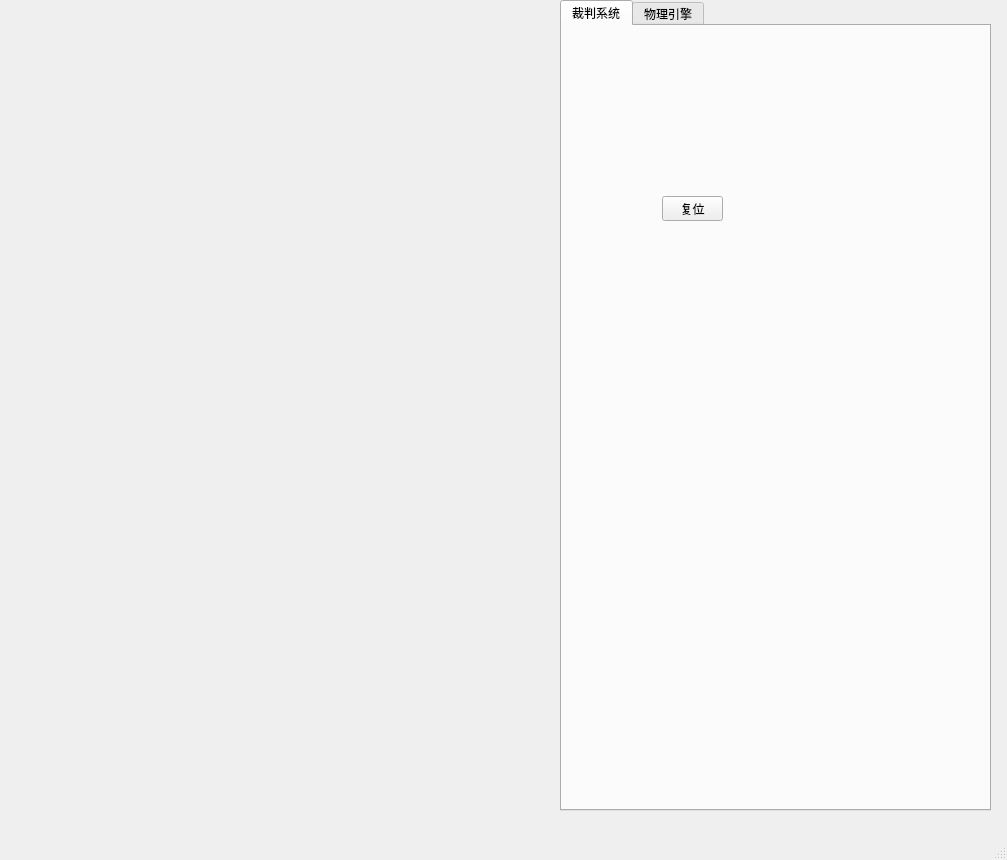
<?xml version="1.0" encoding="UTF-8"?>
<ui version="4.0">
 <class>MainWindowDesign</class>
 <widget class="QMainWindow" name="MainWindowDesign">
  <property name="geometry">
   <rect>
    <x>0</x>
    <y>0</y>
    <width>1007</width>
    <height>860</height>
   </rect>
  </property>
  <property name="sizePolicy">
   <sizepolicy hsizetype="Fixed" vsizetype="Fixed">
    <horstretch>0</horstretch>
    <verstretch>0</verstretch>
   </sizepolicy>
  </property>
  <property name="windowTitle">
   <string>QRosApp</string>
  </property>
  <property name="windowIcon">
   <iconset>
    <normaloff>:/images/icon.png</normaloff>:/images/icon.png</iconset>
  </property>
  <property name="locale">
   <locale language="English" country="Australia"/>
  </property>
  <widget class="QWidget" name="centralwidget">
   <widget class="QWidget" name="horizontalLayoutWidget">
    <property name="geometry">
     <rect>
      <x>0</x>
      <y>10</y>
      <width>541</width>
      <height>801</height>
     </rect>
    </property>
    <layout class="QHBoxLayout" name="horizontalLayout_4"/>
   </widget>
   <widget class="QTabWidget" name="tabWidget">
    <property name="geometry">
     <rect>
      <x>560</x>
      <y>0</y>
      <width>431</width>
      <height>811</height>
     </rect>
    </property>
    <property name="currentIndex">
     <number>0</number>
    </property>
    <widget class="QWidget" name="tab">
     <attribute name="title">
      <string>裁判系统</string>
     </attribute>
     <widget class="QPushButton" name="pushButtonReset">
      <property name="geometry">
       <rect>
        <x>100</x>
        <y>170</y>
        <width>61</width>
        <height>25</height>
       </rect>
      </property>
      <property name="text">
       <string>复位</string>
      </property>
     </widget>
    </widget>
    <widget class="QWidget" name="tab_2">
     <attribute name="title">
      <string>物理引擎</string>
     </attribute>
    </widget>
   </widget>
  </widget>
  <widget class="QMenuBar" name="menubar">
   <property name="geometry">
    <rect>
     <x>0</x>
     <y>0</y>
     <width>1007</width>
     <height>28</height>
    </rect>
   </property>
  </widget>
  <widget class="QStatusBar" name="statusbar"/>
  <action name="action_Quit">
   <property name="text">
    <string>&amp;Quit</string>
   </property>
   <property name="shortcut">
    <string>Ctrl+Q</string>
   </property>
   <property name="shortcutContext">
    <enum>Qt::ApplicationShortcut</enum>
   </property>
  </action>
  <action name="action_Preferences">
   <property name="text">
    <string>&amp;Preferences</string>
   </property>
  </action>
  <action name="actionAbout">
   <property name="text">
    <string>&amp;About</string>
   </property>
  </action>
  <action name="actionAbout_Qt">
   <property name="text">
    <string>About &amp;Qt</string>
   </property>
  </action>
 </widget>
 <resources/>
 <connections>
  <connection>
   <sender>action_Quit</sender>
   <signal>triggered()</signal>
   <receiver>MainWindowDesign</receiver>
   <slot>close()</slot>
   <hints>
    <hint type="sourcelabel">
     <x>-1</x>
     <y>-1</y>
    </hint>
    <hint type="destinationlabel">
     <x>399</x>
     <y>299</y>
    </hint>
   </hints>
  </connection>
 </connections>
</ui>
